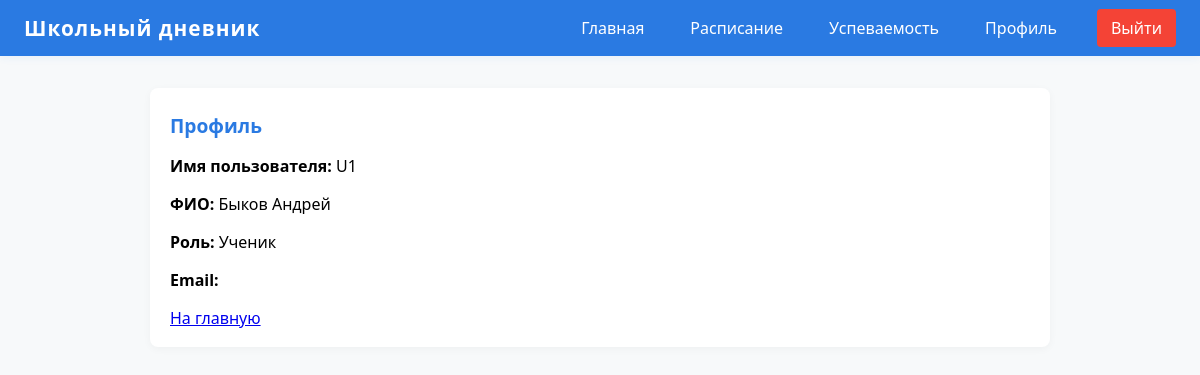
The app's page /accounts/profile/ (signed in) with its own data.
### core/models.py (models this page shows)
class User(AbstractUser):
    ROLE_CHOICES = [
        ('admin', 'Админ'),
        ('teacher', 'Учитель'),
        ('student', 'Ученик'),
    ]
    role = models.CharField(max_length=10, choices=ROLE_CHOICES, default='student')
    classroom = models.ForeignKey('Classroom', on_delete=models.SET_NULL, null=True, blank=True)

### core/views.py (the view)
# urls.py: path('accounts/profile/', views.profile, name='profile'),
@login_required
def profile(request):
    return render(request, 'core/profile.html', {'user': request.user})

### core/templates/core/profile.html (shortened to what this page needs)
{% load static %}
<!DOCTYPE html>
<html lang="ru">
<head>
    <link rel="stylesheet" href="{% static 'core/style.css' %}">
</head>
<body>
    {% include 'core/navbar.html' %}
    <div class="dashboard-content">
        <div class="diary-block">
            <h2>Профиль</h2>
            <div class="profile-info">
            <p><b>Имя пользователя:</b> {{ user.username }}</p>
            <p><b>ФИО:</b> {{ user.last_name }} {{ user.first_name }}</p>
            <p><b>Роль:</b> {{ user.get_role_display }}</p>
            <p><b>Email:</b> {{ user.email }}</p>
        </div>
        <a href="/" class="back">На главную</a>
    </div>
</body>
</html>

### core/static/core/style.css (style rules this page uses)
body { font-family: 'Segoe UI', Arial, sans-serif; margin: 0; background: #f7f9fa; }
.dashboard-content { max-width: 900px; margin: 32px auto 0 auto; padding: 0 16px; }
.diary-block { background: #fff; border-radius: 8px; box-shadow: 0 2px 8px rgba(0,0,0,0.04); margin-bottom: 28px; padding: 24px 20px 18px 20px; }
.diary-block h2 { margin-top: 0; color: #2a7ae2; font-size: 1.2em; }

### records on screen
User: username "U1", last_name "Быков", first_name "Андрей", role "Ученик"
